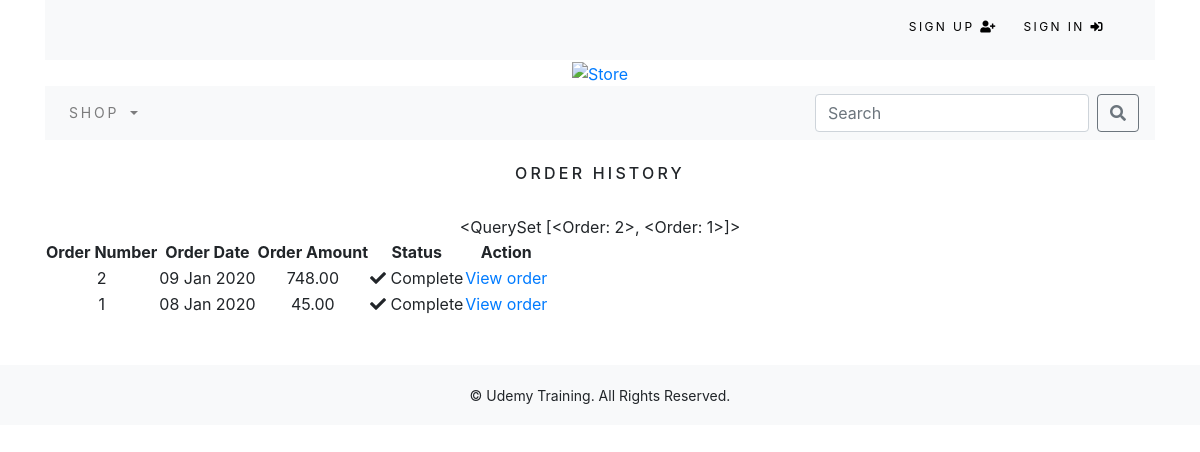
The page /order/history/ (signed in) on the database as committed earlier.
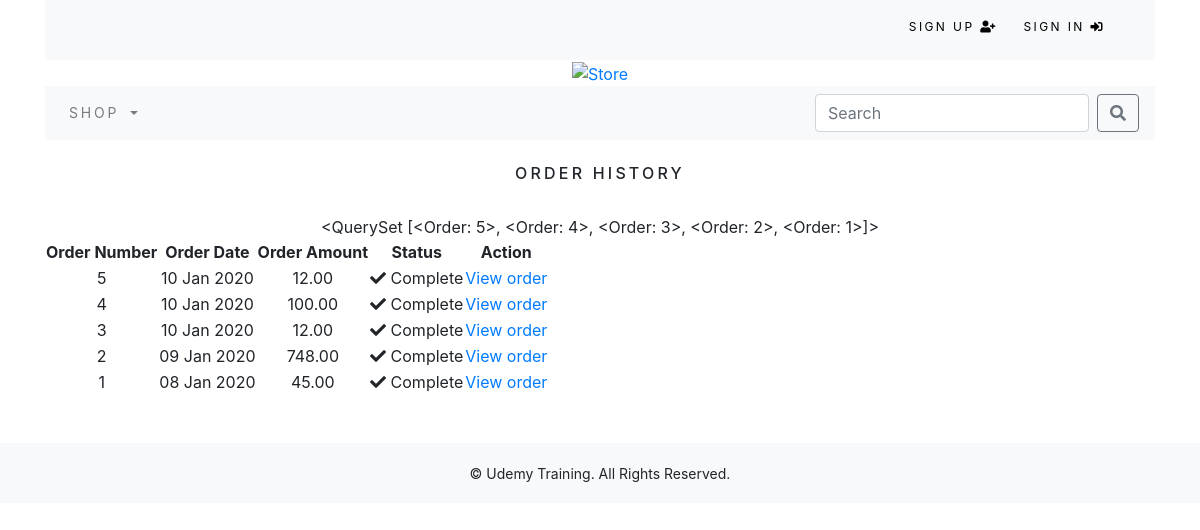
The same page on the database as committed later.
### order/models.py (models this page shows)
class Order(models.Model):
    token = models.CharField(max_length=250, blank=True)
    total = models.DecimalField(max_digits=10, decimal_places=2, verbose_name='EUR Order Total')
    emailAddress = models.EmailField(max_length=250, blank=True, verbose_name='Email Address')
    created = models.DateTimeField(auto_now_add=True)
    billingName = models.CharField(max_length=250, blank=True)
    billingAddress1 = models.CharField(max_length=250, blank=True)
    billingCity = models.CharField(max_length=250, blank=True)
    billingPostcode = models.CharField(max_length=10, blank=True)
    billingCountry = models.CharField(max_length=200, blank=True)
    shippingName = models.CharField(max_length=250, blank=True)
    shippingAddress1 = models.CharField(max_length=250, blank=True)
    shippingCity = models.CharField(max_length=250, blank=True)
    shippingPostcode = models.CharField(max_length=20, blank=True)
    shippingCountry = models.CharField(max_length=200, blank=True)
    class Meta:
        db_table = 'Order'
        ordering = ['-created']
    def __str__(self):
        return str(self.id)

### order/views.py (the view)
# urls.py: path('history/', views.orderHistory, name='order_history'),
@login_required()
def orderHistory(request):
    if request.user.is_authenticated:
        email = str(request.user.email)
        order_details = Order.objects.filter(emailAddress=email)
    return render(request, 'order/orderslist.html', {'order_details':order_details})

### cart/context_processors.py (called while the page is built)
def counter(request):
    item_count = 0
    if 'admin' in request.path:
        return {}
    else:
        try:
            cart = Cart.objects.filter(cart_id=_cart_id(request))
            cart_items = CartItem.objects.all().filter(cart=cart[:1])
            for cart_item in cart_items:
                item_count += cart_item.quantity
        except Cart.DoesNotExist:
            item_count = 0
    return dict(item_count = item_count)

### cart/views.py (called while the page is built)
def _cart_id(request):
	cart = request.session.session_key
	if not cart:
		cart = request.session.create()
	return cart

### shop/context_processors.py (called while the page is built)
def menu_links(request):
        links = Category.objects.all()
        return dict(links=links)

### shop/models.py (called while the page is built)
	def get_url(self):
		return reverse('shop:products_by_category', args=[self.slug])

### order/templates/order/orderslist.html (shortened to what this page needs)
{% extends 'base.html' %}
{% load staticfiles %}
{% block content %}
  <div class="">
    <div class="text-center">
      <br>
      <h2 class="text-center my_title">Order History</h2>
      <br>
      {{ order_details }}
      {% if order_details %}
      <table>
        <thead>
          <tr>
            <th>Order Number</th>
            <th>Order Date</th>
            <th>Order Amount</th>
            <th>Status</th>
            <th>Action</th>
          </tr>
        </thead>
        <tbody>
          {% for order in order_details %}
          <tr>
            <td>{{ order.id }}</td>
            <td>{{ order.created|date:"d M Y"}}</td>
            <td>{{ order.total }}</td>
            <td><i class="fas fa-check"></i>&nbsp;Complete</td>
            <td><a href="{% url 'order:order_detail' order.id %}">View order</a></td>
          </tr>
          {% endfor %}
        </tbody>
      </table>
      {% else %}
      <p>You have not placed any orders yet.<br><br><a href="{% url 'shop:allProdCat' %}" class="btn btn-secondary">
        Continue shopping
      </a></p>
      {% endif %}
    </div>
  </div>
  <br>
  <br>
{% endblock %}

### shop/templates/base.html (shortened to what this page needs)
{% load staticfiles %}
<!DOCTYPE html>
<html lang="en">
<head>
  <link rel="stylesheet" href="{% static 'css/custom.css' %}">
  <link rel="stylesheet" href="{% static 'css/bootstrap.min.css' %}">
  <link rel="stylesheet" href="{% static 'css/all.min.css' %}">
</head>
<body>
  <div class="container">
    <div class="container-fluid bg-light navbar-fixed-top my_top_navbar_div">
      {% include 'top-navbar.html' %}
    </div>
    {% include 'header.html' %}
    {% include 'navbar.html' %}
    {% block content %}
    {% endblock %}
  </div>
    {% include 'footer.html' %}
</body>

### shop/templates/top-navbar.html
<div class="container">
  <div class="my_custom_menu">
    <ul>
      {% if request.user.is_authenticated and request.user.first_name %}
      <li>
        Welcome, <a href="#" class="dropdown-toggle" data-toggle="dropdown" aria-hashpopup="true" aria-expanded="false">{{ request.user.first_name }} <i class="far fa-user-circle"></i></a>
        <div class="dropdown-menu dropdown-menu-right">
          <a href="{% url 'order:order_history' %}" class="dropdown-item">Order History</a>
        </div>
      </li>
      <li>
        <a href="{% url 'signout' %}">Sign Out <i class="fas fa-sign-out-alt"></i></a>
      </li>
      {% else %}
      <li>
        <a href="{% url 'signup' %}">Sign Up <i class="fas fa-user-plus"></i></a>
      </li>
      <li>
        <a href="{% url 'signin' %}">Sign In <i class="fas fa-sign-in-alt"></i></a>
      </li>
      {% endif %}
    </ul>
  </div>
</div>

### shop/templates/header.html
{% load staticfiles %}
<header>
  <center>
    <a href="{% url 'shop:allProdCat' %}"><img src="" alt="Store"></a>
  </center>
</header>

### shop/templates/navbar.html (shortened to what this page needs)
<nav class="navbar navbar-expand-lg navbar-light bg-light">
  <div class="collapse navbar-collapse" id="navbarSupportedContent">
    <ul class="navbar-nav mr-auto">
      <li class="nav-item dropdown {% if 'shop' in request.path %}active{% endif %}">
        <a class="nav-link dropdown-toggle" href="#" id="navbarDropdown" role="button" data-toggle="dropdown" aria-haspopup="true" aria-expanded="false">
          Shop
        </a>
      </li>
    </ul>
    <form class="form-inline my-2 my-lg-0" action="{% url 'search_app:searchResult' %}" method="get">
      <input class="form-control mr-sm-2" type="search" placeholder="Search" aria-label="Search" name="q">
      <button class="btn btn-outline-secondary my-2 my-sm-0" type="submit"><i class="fas fa-search"></i></button>
    </form>
  </div>
</nav>

### shop/templates/footer.html
<div class="footer navbar-fixed-bottom my_footer">
  <p class="text-center">&copy; Udemy Training. All Rights Reserved.</p>
</div>

### static/css/custom.css (style rules this page uses)
body { font-family: 'Roboto', sans-serif; }
.nav-item { letter-spacing: .2em; font-size: 14px; text-transform: uppercase; }
.my_footer { background-color: #f8f9fa; height: 60px; }
.my_footer p { padding-top: 20px; font-size: 14px; }
.my_title { font-size: 16px; text-transform: uppercase; letter-spacing: .2em; }
.my_top_navbar_div { height: 60px; line-height: 50px; }
.my_custom_menu { text-align: right !important; }
.my_custom_menu ul li { list-style: none; color: #000; text-transform: uppercase; letter-spacing: .2em; font-size: 12px; padding-right: 20px; display: inline; }
.my_custom_menu ul li a { text-decoration: none; color: #000; list-style: none; text-transform: uppercase; letter-spacing: .2em; font-size: 12px; }

Rows that differ between the two databases and show on the page:
added Order: id "<QuerySet [<Order: 5>, <Order: 4>, <Order: 3>, <Order: 2>, <Order: 1>]>", id "5", created "10 Jan 2020", total "12.00"
added Order: id "4", created "10 Jan 2020", total "100.00"
added Order: id "3", created "10 Jan 2020", total "12.00"
Other text that changed with them:
{{ order_details }}: "<QuerySet [<Order: 2>, <Order: 1>]>" → "<QuerySet [<Order: 5>, <Order: 4>, <Order: 3>, <Order: 2>, <Order: 1>]>"
